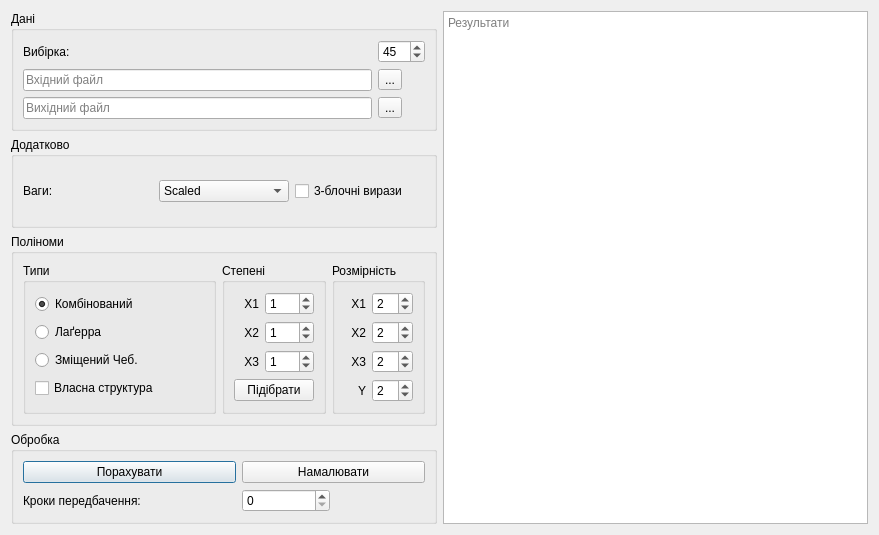
<?xml version="1.0" encoding="UTF-8"?>
<ui version="4.0">
 <class>Form</class>
 <widget class="QWidget" name="Form">
  <property name="geometry">
   <rect>
    <x>0</x>
    <y>0</y>
    <width>879</width>
    <height>535</height>
   </rect>
  </property>
  <property name="windowTitle">
   <string>Form1</string>
  </property>
  <layout class="QGridLayout" name="gridLayout_2">
   <item row="0" column="0">
    <widget class="QGroupBox" name="groupBox">
     <property name="title">
      <string>Дані</string>
     </property>
     <layout class="QGridLayout" name="gridLayout_5">
      <item row="2" column="0">
       <widget class="QLineEdit" name="line_input">
        <property name="text">
         <string/>
        </property>
        <property name="placeholderText">
         <string>Вхідний файл</string>
        </property>
       </widget>
      </item>
      <item row="2" column="1">
       <widget class="QToolButton" name="select_input">
        <property name="text">
         <string>...</string>
        </property>
       </widget>
      </item>
      <item row="3" column="0">
       <widget class="QLineEdit" name="line_output">
        <property name="text">
         <string/>
        </property>
        <property name="placeholderText">
         <string>Вихідний файл</string>
        </property>
       </widget>
      </item>
      <item row="1" column="1">
       <widget class="QSpinBox" name="sample_spin">
        <property name="maximum">
         <number>999</number>
        </property>
        <property name="value">
         <number>45</number>
        </property>
       </widget>
      </item>
      <item row="1" column="0">
       <widget class="QLabel" name="label">
        <property name="text">
         <string>Вибірка:</string>
        </property>
       </widget>
      </item>
      <item row="3" column="1">
       <widget class="QToolButton" name="select_output">
        <property name="text">
         <string>...</string>
        </property>
       </widget>
      </item>
     </layout>
    </widget>
   </item>
   <item row="0" column="1" rowspan="4">
    <widget class="QTextBrowser" name="results_field">
     <property name="lineWrapMode">
      <enum>QTextEdit::WidgetWidth</enum>
     </property>
     <property name="readOnly">
      <bool>true</bool>
     </property>
     <property name="html">
      <string>&lt;!DOCTYPE HTML PUBLIC &quot;-//W3C//DTD HTML 4.0//EN&quot; &quot;http://www.w3.org/TR/REC-html40/strict.dtd&quot;&gt;
&lt;html&gt;&lt;head&gt;&lt;meta name=&quot;qrichtext&quot; content=&quot;1&quot; /&gt;&lt;style type=&quot;text/css&quot;&gt;
p, li { white-space: pre-wrap; }
&lt;/style&gt;&lt;/head&gt;&lt;body style=&quot; font-family:'.SF NS Text'; font-size:13pt; font-weight:400; font-style:normal;&quot;&gt;
&lt;p style=&quot;-qt-paragraph-type:empty; margin-top:0px; margin-bottom:0px; margin-left:0px; margin-right:0px; -qt-block-indent:0; text-indent:0px; font-family:'.Menio Regular'; font-size:10pt;&quot;&gt;&lt;br /&gt;&lt;/p&gt;&lt;/body&gt;&lt;/html&gt;</string>
     </property>
     <property name="placeholderText">
      <string>Результати</string>
     </property>
    </widget>
   </item>
   <item row="1" column="0">
    <widget class="QGroupBox" name="groupBox_7">
     <property name="title">
      <string>Додатково</string>
     </property>
     <layout class="QHBoxLayout" name="horizontalLayout_3">
      <item>
       <widget class="QLabel" name="label_9">
        <property name="text">
         <string>Ваги:</string>
        </property>
       </widget>
      </item>
      <item>
       <widget class="QComboBox" name="weights_box">
        <property name="currentIndex">
         <number>1</number>
        </property>
        <item>
         <property name="text">
          <string>Average</string>
         </property>
        </item>
        <item>
         <property name="text">
          <string>Scaled</string>
         </property>
        </item>
       </widget>
      </item>
      <item>
       <widget class="QCheckBox" name="lambda_check">
        <property name="text">
         <string>3-блочні вирази</string>
        </property>
       </widget>
      </item>
     </layout>
    </widget>
   </item>
   <item row="2" column="0">
    <widget class="QGroupBox" name="groupBox_5">
     <property name="title">
      <string>Поліноми</string>
     </property>
     <layout class="QHBoxLayout" name="horizontalLayout">
      <item>
       <widget class="QGroupBox" name="groupBox_3">
        <property name="sizePolicy">
         <sizepolicy hsizetype="MinimumExpanding" vsizetype="Preferred">
          <horstretch>0</horstretch>
          <verstretch>0</verstretch>
         </sizepolicy>
        </property>
        <property name="title">
         <string>Типи</string>
        </property>
        <layout class="QVBoxLayout" name="verticalLayout">
         <item>
          <widget class="QRadioButton" name="radio_combined_cheb">
           <property name="text">
            <string>Комбінований</string>
           </property>
           <property name="checked">
            <bool>true</bool>
           </property>
          </widget>
         </item>
         <item>
          <widget class="QRadioButton" name="radio_laguerre">
           <property name="text">
            <string>Лаґерра</string>
           </property>
          </widget>
         </item>
         <item>
          <widget class="QRadioButton" name="radio_sh_cheb_2">
           <property name="text">
            <string>Зміщений Чеб.</string>
           </property>
          </widget>
         </item>
         <item>
          <widget class="QCheckBox" name="custom_check">
           <property name="text">
            <string>Власна структура</string>
           </property>
          </widget>
         </item>
        </layout>
       </widget>
      </item>
      <item>
       <widget class="QGroupBox" name="groupBox_4">
        <property name="sizePolicy">
         <sizepolicy hsizetype="Fixed" vsizetype="Preferred">
          <horstretch>0</horstretch>
          <verstretch>0</verstretch>
         </sizepolicy>
        </property>
        <property name="title">
         <string>Степені</string>
        </property>
        <layout class="QGridLayout" name="gridLayout_4" columnstretch="1,2">
         <item row="0" column="0">
          <widget class="QLabel" name="label_6">
           <property name="text">
            <string>X1</string>
           </property>
           <property name="alignment">
            <set>Qt::AlignRight|Qt::AlignTrailing|Qt::AlignVCenter</set>
           </property>
          </widget>
         </item>
         <item row="2" column="1">
          <widget class="QSpinBox" name="x3_deg">
           <property name="value">
            <number>1</number>
           </property>
          </widget>
         </item>
         <item row="2" column="0">
          <widget class="QLabel" name="label_7">
           <property name="text">
            <string>X3</string>
           </property>
           <property name="alignment">
            <set>Qt::AlignRight|Qt::AlignTrailing|Qt::AlignVCenter</set>
           </property>
          </widget>
         </item>
         <item row="1" column="1">
          <widget class="QSpinBox" name="x2_deg">
           <property name="value">
            <number>1</number>
           </property>
          </widget>
         </item>
         <item row="1" column="0">
          <widget class="QLabel" name="label_8">
           <property name="text">
            <string>X2</string>
           </property>
           <property name="alignment">
            <set>Qt::AlignRight|Qt::AlignTrailing|Qt::AlignVCenter</set>
           </property>
          </widget>
         </item>
         <item row="0" column="1">
          <widget class="QSpinBox" name="x1_deg">
           <property name="value">
            <number>1</number>
           </property>
          </widget>
         </item>
         <item row="3" column="0" colspan="2">
          <widget class="QPushButton" name="bruteforce_btn">
           <property name="text">
            <string>Підібрати</string>
           </property>
          </widget>
         </item>
        </layout>
       </widget>
      </item>
      <item>
       <widget class="QGroupBox" name="groupBox_2">
        <property name="sizePolicy">
         <sizepolicy hsizetype="Fixed" vsizetype="Preferred">
          <horstretch>0</horstretch>
          <verstretch>0</verstretch>
         </sizepolicy>
        </property>
        <property name="title">
         <string>Розмірність</string>
        </property>
        <layout class="QGridLayout" name="gridLayout_3">
         <item row="2" column="0">
          <widget class="QLabel" name="label_4">
           <property name="text">
            <string>X3</string>
           </property>
           <property name="alignment">
            <set>Qt::AlignRight|Qt::AlignTrailing|Qt::AlignVCenter</set>
           </property>
          </widget>
         </item>
         <item row="0" column="1">
          <widget class="QSpinBox" name="x1_dim">
           <property name="value">
            <number>2</number>
           </property>
          </widget>
         </item>
         <item row="0" column="0">
          <widget class="QLabel" name="label_2">
           <property name="text">
            <string>X1</string>
           </property>
           <property name="alignment">
            <set>Qt::AlignRight|Qt::AlignTrailing|Qt::AlignVCenter</set>
           </property>
          </widget>
         </item>
         <item row="3" column="1">
          <widget class="QSpinBox" name="y_dim">
           <property name="value">
            <number>2</number>
           </property>
          </widget>
         </item>
         <item row="1" column="0">
          <widget class="QLabel" name="label_3">
           <property name="text">
            <string>X2</string>
           </property>
           <property name="alignment">
            <set>Qt::AlignRight|Qt::AlignTrailing|Qt::AlignVCenter</set>
           </property>
          </widget>
         </item>
         <item row="3" column="0">
          <widget class="QLabel" name="label_5">
           <property name="text">
            <string>Y</string>
           </property>
           <property name="alignment">
            <set>Qt::AlignRight|Qt::AlignTrailing|Qt::AlignVCenter</set>
           </property>
          </widget>
         </item>
         <item row="1" column="1">
          <widget class="QSpinBox" name="x2_dim">
           <property name="value">
            <number>2</number>
           </property>
          </widget>
         </item>
         <item row="2" column="1">
          <widget class="QSpinBox" name="x3_dim">
           <property name="value">
            <number>2</number>
           </property>
          </widget>
         </item>
        </layout>
       </widget>
      </item>
     </layout>
    </widget>
   </item>
   <item row="3" column="0">
    <widget class="QGroupBox" name="groupBox_6">
     <property name="title">
      <string>Обробка</string>
     </property>
     <layout class="QGridLayout" name="gridLayout">
      <item row="0" column="2" rowspan="2" colspan="2">
       <widget class="QPushButton" name="plot_button">
        <property name="text">
         <string>Намалювати</string>
        </property>
       </widget>
      </item>
      <item row="0" column="0" rowspan="2" colspan="2">
       <widget class="QPushButton" name="exec_button">
        <property name="text">
         <string>Порахувати</string>
        </property>
        <property name="default">
         <bool>true</bool>
        </property>
        <property name="flat">
         <bool>false</bool>
        </property>
       </widget>
      </item>
      <item row="2" column="2">
       <widget class="QSpinBox" name="predictBox"/>
      </item>
      <item row="2" column="0">
       <widget class="QLabel" name="label_10">
        <property name="text">
         <string>Кроки передбачення:</string>
        </property>
       </widget>
      </item>
     </layout>
    </widget>
   </item>
  </layout>
 </widget>
 <tabstops>
  <tabstop>radio_combined_cheb</tabstop>
  <tabstop>radio_laguerre</tabstop>
  <tabstop>radio_sh_cheb_2</tabstop>
  <tabstop>x1_deg</tabstop>
  <tabstop>x2_deg</tabstop>
  <tabstop>x3_deg</tabstop>
  <tabstop>x1_dim</tabstop>
  <tabstop>x2_dim</tabstop>
  <tabstop>x3_dim</tabstop>
  <tabstop>y_dim</tabstop>
  <tabstop>sample_spin</tabstop>
  <tabstop>line_input</tabstop>
  <tabstop>select_input</tabstop>
  <tabstop>line_output</tabstop>
  <tabstop>select_output</tabstop>
  <tabstop>exec_button</tabstop>
  <tabstop>plot_button</tabstop>
 </tabstops>
 <resources/>
 <connections>
  <connection>
   <sender>exec_button</sender>
   <signal>clicked()</signal>
   <receiver>Form</receiver>
   <slot>exec_clicked()</slot>
   <hints>
    <hint type="sourcelabel">
     <x>379</x>
     <y>219</y>
    </hint>
    <hint type="destinationlabel">
     <x>309</x>
     <y>199</y>
    </hint>
   </hints>
  </connection>
  <connection>
   <sender>plot_button</sender>
   <signal>clicked()</signal>
   <receiver>Form</receiver>
   <slot>plot_clicked()</slot>
   <hints>
    <hint type="sourcelabel">
     <x>526</x>
     <y>219</y>
    </hint>
    <hint type="destinationlabel">
     <x>309</x>
     <y>199</y>
    </hint>
   </hints>
  </connection>
  <connection>
   <sender>sample_spin</sender>
   <signal>valueChanged(int)</signal>
   <receiver>Form</receiver>
   <slot>samples_modified(int)</slot>
   <hints>
    <hint type="sourcelabel">
     <x>568</x>
     <y>53</y>
    </hint>
    <hint type="destinationlabel">
     <x>309</x>
     <y>199</y>
    </hint>
   </hints>
  </connection>
  <connection>
   <sender>select_input</sender>
   <signal>clicked()</signal>
   <receiver>Form</receiver>
   <slot>input_clicked()</slot>
   <hints>
    <hint type="sourcelabel">
     <x>557</x>
     <y>95</y>
    </hint>
    <hint type="destinationlabel">
     <x>309</x>
     <y>199</y>
    </hint>
   </hints>
  </connection>
  <connection>
   <sender>select_output</sender>
   <signal>clicked()</signal>
   <receiver>Form</receiver>
   <slot>output_clicked()</slot>
   <hints>
    <hint type="sourcelabel">
     <x>557</x>
     <y>136</y>
    </hint>
    <hint type="destinationlabel">
     <x>309</x>
     <y>199</y>
    </hint>
   </hints>
  </connection>
  <connection>
   <sender>x1_dim</sender>
   <signal>valueChanged(int)</signal>
   <receiver>Form</receiver>
   <slot>dimension_modified(int)</slot>
   <hints>
    <hint type="sourcelabel">
     <x>361</x>
     <y>44</y>
    </hint>
    <hint type="destinationlabel">
     <x>309</x>
     <y>199</y>
    </hint>
   </hints>
  </connection>
  <connection>
   <sender>x2_dim</sender>
   <signal>valueChanged(int)</signal>
   <receiver>Form</receiver>
   <slot>dimension_modified(int)</slot>
   <hints>
    <hint type="sourcelabel">
     <x>361</x>
     <y>78</y>
    </hint>
    <hint type="destinationlabel">
     <x>309</x>
     <y>199</y>
    </hint>
   </hints>
  </connection>
  <connection>
   <sender>x3_dim</sender>
   <signal>valueChanged(int)</signal>
   <receiver>Form</receiver>
   <slot>dimension_modified(int)</slot>
   <hints>
    <hint type="sourcelabel">
     <x>361</x>
     <y>112</y>
    </hint>
    <hint type="destinationlabel">
     <x>309</x>
     <y>199</y>
    </hint>
   </hints>
  </connection>
  <connection>
   <sender>x1_deg</sender>
   <signal>valueChanged(int)</signal>
   <receiver>Form</receiver>
   <slot>degree_modified(int)</slot>
   <hints>
    <hint type="sourcelabel">
     <x>227</x>
     <y>81</y>
    </hint>
    <hint type="destinationlabel">
     <x>309</x>
     <y>199</y>
    </hint>
   </hints>
  </connection>
  <connection>
   <sender>x2_deg</sender>
   <signal>valueChanged(int)</signal>
   <receiver>Form</receiver>
   <slot>degree_modified(int)</slot>
   <hints>
    <hint type="sourcelabel">
     <x>227</x>
     <y>131</y>
    </hint>
    <hint type="destinationlabel">
     <x>309</x>
     <y>199</y>
    </hint>
   </hints>
  </connection>
  <connection>
   <sender>x3_deg</sender>
   <signal>valueChanged(int)</signal>
   <receiver>Form</receiver>
   <slot>degree_modified(int)</slot>
   <hints>
    <hint type="sourcelabel">
     <x>279</x>
     <y>133</y>
    </hint>
    <hint type="destinationlabel">
     <x>309</x>
     <y>199</y>
    </hint>
   </hints>
  </connection>
  <connection>
   <sender>radio_combined_cheb</sender>
   <signal>toggled(bool)</signal>
   <receiver>Form</receiver>
   <slot>type_modified(bool)</slot>
   <hints>
    <hint type="sourcelabel">
     <x>86</x>
     <y>78</y>
    </hint>
    <hint type="destinationlabel">
     <x>309</x>
     <y>199</y>
    </hint>
   </hints>
  </connection>
  <connection>
   <sender>radio_sh_cheb_2</sender>
   <signal>toggled(bool)</signal>
   <receiver>Form</receiver>
   <slot>type_modified(bool)</slot>
   <hints>
    <hint type="sourcelabel">
     <x>86</x>
     <y>150</y>
    </hint>
    <hint type="destinationlabel">
     <x>309</x>
     <y>199</y>
    </hint>
   </hints>
  </connection>
  <connection>
   <sender>radio_laguerre</sender>
   <signal>toggled(bool)</signal>
   <receiver>Form</receiver>
   <slot>type_modified(bool)</slot>
   <hints>
    <hint type="sourcelabel">
     <x>86</x>
     <y>114</y>
    </hint>
    <hint type="destinationlabel">
     <x>309</x>
     <y>199</y>
    </hint>
   </hints>
  </connection>
  <connection>
   <sender>Form</sender>
   <signal>output_changed(QString)</signal>
   <receiver>line_output</receiver>
   <slot>setText(QString)</slot>
   <hints>
    <hint type="sourcelabel">
     <x>309</x>
     <y>199</y>
    </hint>
    <hint type="destinationlabel">
     <x>483</x>
     <y>136</y>
    </hint>
   </hints>
  </connection>
  <connection>
   <sender>Form</sender>
   <signal>input_changed(QString)</signal>
   <receiver>line_input</receiver>
   <slot>setText(QString)</slot>
   <hints>
    <hint type="sourcelabel">
     <x>309</x>
     <y>199</y>
    </hint>
    <hint type="destinationlabel">
     <x>483</x>
     <y>95</y>
    </hint>
   </hints>
  </connection>
  <connection>
   <sender>line_input</sender>
   <signal>textChanged(QString)</signal>
   <receiver>Form</receiver>
   <slot>input_modified(QString)</slot>
   <hints>
    <hint type="sourcelabel">
     <x>483</x>
     <y>95</y>
    </hint>
    <hint type="destinationlabel">
     <x>309</x>
     <y>199</y>
    </hint>
   </hints>
  </connection>
  <connection>
   <sender>line_output</sender>
   <signal>textChanged(QString)</signal>
   <receiver>Form</receiver>
   <slot>output_modified(QString)</slot>
   <hints>
    <hint type="sourcelabel">
     <x>483</x>
     <y>136</y>
    </hint>
    <hint type="destinationlabel">
     <x>309</x>
     <y>199</y>
    </hint>
   </hints>
  </connection>
  <connection>
   <sender>lambda_check</sender>
   <signal>toggled(bool)</signal>
   <receiver>Form</receiver>
   <slot>lambda_calc_method_changed(bool)</slot>
   <hints>
    <hint type="sourcelabel">
     <x>301</x>
     <y>219</y>
    </hint>
    <hint type="destinationlabel">
     <x>309</x>
     <y>199</y>
    </hint>
   </hints>
  </connection>
  <connection>
   <sender>weights_box</sender>
   <signal>currentIndexChanged(QString)</signal>
   <receiver>Form</receiver>
   <slot>weights_modified(QString)</slot>
   <hints>
    <hint type="sourcelabel">
     <x>136</x>
     <y>220</y>
    </hint>
    <hint type="destinationlabel">
     <x>309</x>
     <y>199</y>
    </hint>
   </hints>
  </connection>
  <connection>
   <sender>y_dim</sender>
   <signal>valueChanged(int)</signal>
   <receiver>Form</receiver>
   <slot>dimension_modified(int)</slot>
   <hints>
    <hint type="sourcelabel">
     <x>378</x>
     <y>146</y>
    </hint>
    <hint type="destinationlabel">
     <x>311</x>
     <y>299</y>
    </hint>
   </hints>
  </connection>
  <connection>
   <sender>bruteforce_btn</sender>
   <signal>clicked()</signal>
   <receiver>Form</receiver>
   <slot>bruteforce_called()</slot>
   <hints>
    <hint type="sourcelabel">
     <x>267</x>
     <y>171</y>
    </hint>
    <hint type="destinationlabel">
     <x>339</x>
     <y>299</y>
    </hint>
   </hints>
  </connection>
  <connection>
   <sender>custom_check</sender>
   <signal>toggled(bool)</signal>
   <receiver>Form</receiver>
   <slot>structure_changed(bool)</slot>
   <hints>
    <hint type="sourcelabel">
     <x>111</x>
     <y>160</y>
    </hint>
    <hint type="destinationlabel">
     <x>370</x>
     <y>299</y>
    </hint>
   </hints>
  </connection>
 </connections>
 <slots>
  <signal>input_changed(QString)</signal>
  <signal>output_changed(QString)</signal>
  <signal>x1_dim_changed(int)</signal>
  <signal>x2_dim_changed(int)</signal>
  <signal>x3_dim_changed(int)</signal>
  <signal>x1_deg_changed(int)</signal>
  <signal>x2_deg_changed(int)</signal>
  <signal>x3_deg_changed(int)</signal>
  <signal>type_cheb()</signal>
  <signal>type_lege()</signal>
  <signal>type_lagg()</signal>
  <signal>type_herm()</signal>
  <slot>input_clicked()</slot>
  <slot>output_clicked()</slot>
  <slot>samples_modified(int)</slot>
  <slot>dimension_modified(int)</slot>
  <slot>degree_modified(int)</slot>
  <slot>type_modified(bool)</slot>
  <slot>plot_clicked()</slot>
  <slot>exec_clicked()</slot>
  <slot>input_modified(QString)</slot>
  <slot>output_modified(QString)</slot>
  <slot>weights_modified(QString)</slot>
  <slot>lambda_calc_method_changed(bool)</slot>
  <slot>bruteforce_called()</slot>
  <slot>structure_changed(bool)</slot>
 </slots>
</ui>
